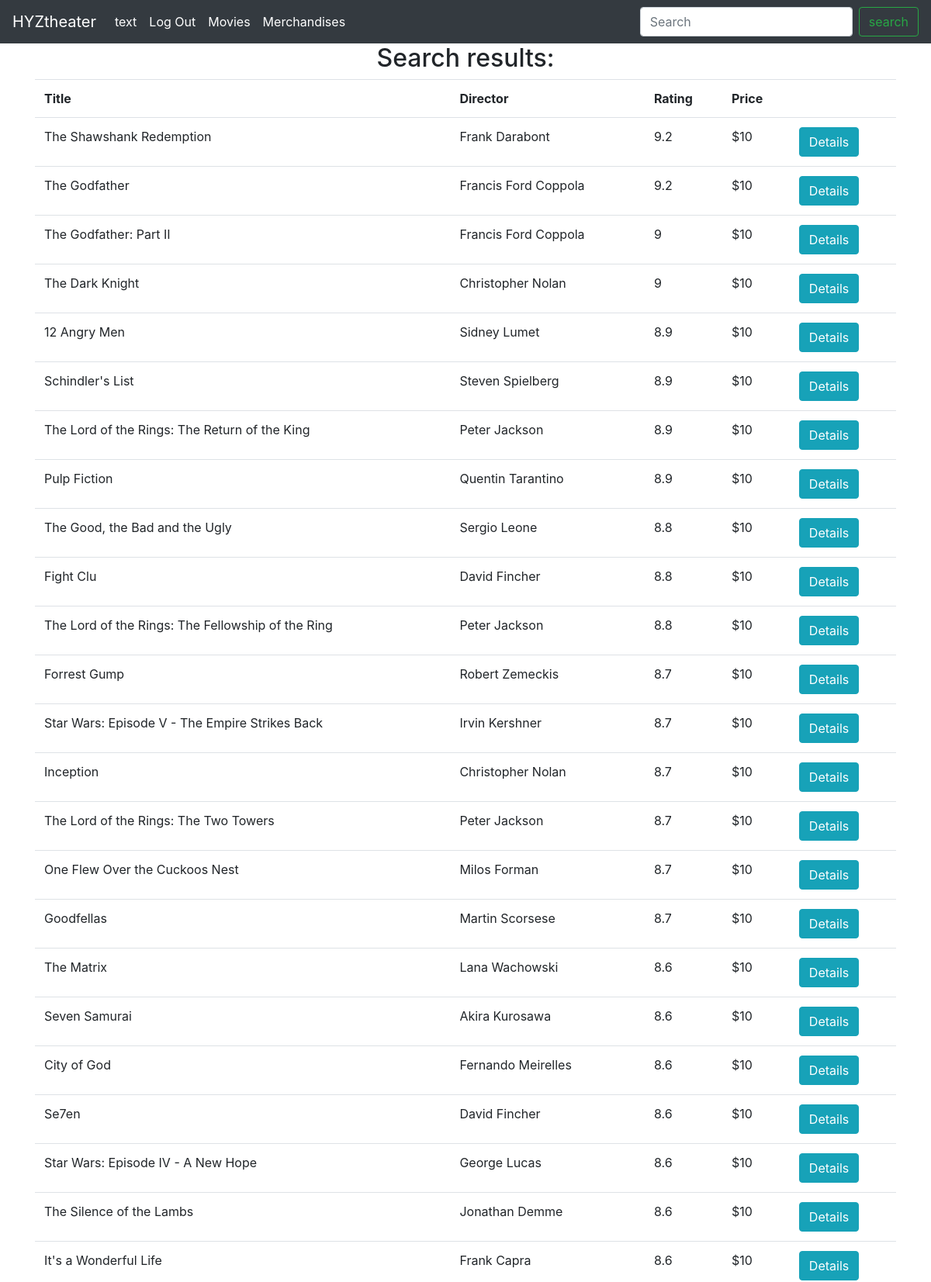
Page /user_signUp_Login/searchMovie.php (signed in, upper part) on the committed database.
### tables this page shows
CREATE TABLE IF NOT EXISTS `movie` (
  `id` int(5) NOT NULL,
  `title` varchar(50) NOT NULL,
  `director` varchar(20) NOT NULL,
  `rating` double NOT NULL,
  `price` double NOT NULL
);

### user_signUp_Login/searchMovie.php (the view, shortened to what this page needs)
<!DOCTYPE html>
<html>
    <head>
        <link rel="stylesheet" href="https://stackpath.bootstrapcdn.com/bootstrap/4.1.3/css/bootstrap.min.css">
        <?php
        $keyword = $_GET['keyword'];
        $sql = "SELECT * FROM movie WHERE title LIKE '%$keyword%'";
        $result = mysql_query($sql);
        ?>
    </head>
    <body>
        <nav class="navbar navbar-expand-lg navbar-dark bg-dark">
            <a class="navbar-brand" href="home.php">HYZtheater</a>
            <div class="collapse navbar-collapse" id="navbarSupportedContent">
                <ul class="navbar-nav mr-auto">
                    <?php
                        if ($_SESSION['status']==true){
                            echo '<li class="nav-item active"><a class="nav-link" href="checkOrder.php">'.$_SESSION['loginUser'].'</a></li>';
                            echo '<li class="nav-item active"><a class="nav-link" href="logoutProcess.php">Log Out</a></li>';
                        }else{
                            echo '<li class="nav-item active"><a class="nav-link" href="login.php">Login</a></li>';
                            echo '<li class="nav-item active"><a class="nav-link" href="signUp.php">Sign Up</a></li>';
                        }
                        echo '<li class="nav-item active"><a class="nav-link" href="movieList.php">Movies</a></li>';
                        echo '<li class="nav-item active"><a class="nav-link" href="merchandiseList.php">Merchandises</a></li>';
                    ?>
                </ul>
                <form class="form-inline my-2 my-lg-0" method="get" action="searchMovie.php">
                    <input class="form-control mr-sm-2" name="keyword" type="search" placeholder="Search" aria-label="Search">
                    <input type="submit" class="btn btn-outline-success my-2 my-sm-0" value="search">
                </form>
            </div>
        </nav>
        <div id="searchDisplay" class="container">
            <h2 class="text-center">Search results: </h2>
            <table class="table">
                <tr>
                    <th>Title</th>
                    <th>Director</th>
                    <th>Rating</th>
                    <th>Price</th>
                    <th></th>
                </tr>
                <?php
                    while($row = mysql_fetch_array($result)){
                ?>
                <tr>
                    <td><?php echo $row['title'] ?></td>
                    <td><?php echo $row['director'] ?></td>
                    <td><?php echo $row['rating'] ?></td>
                    <td><?php echo "$".$row['price'] ?></td>
                    <td>
                        <form method="get" action="movieDetail_Book.php">
                            <input type="submit" class="btn btn-info" value="Details">
                        </form>
                    </td>
                </tr>
                <?php } ?>
            </table>
        </div>
    </body>
</html>

### rows in the picture
movie: title "The Shawshank Redemption", director "Frank Darabont", rating "9.2", price "10"
movie: title "The Godfather", director "Francis Ford Coppola", rating "9.2", price "10"
movie: title "The Godfather: Part II", director "Francis Ford Coppola", rating "9", price "10"
movie: title "The Dark Knight", director "Christopher Nolan", rating "9", price "10"
movie: title "12 Angry Men", director "Sidney Lumet", rating "8.9", price "10"
movie: title "Schindler's List", director "Steven Spielberg", rating "8.9", price "10"
movie: title "The Lord of the Rings: The Return of the King", director "Peter Jackson", rating "8.9", price "10"
movie: title "Pulp Fiction", director "Quentin Tarantino", rating "8.9", price "10"
movie: title "The Good, the Bad and the Ugly", director "Sergio Leone", rating "8.8", price "10"
movie: title "Fight Clu", director "David Fincher", rating "8.8", price "10"
movie: title "The Lord of the Rings: The Fellowship of the Ring", director "Peter Jackson", rating "8.8", price "10"
movie: title "Forrest Gump", director "Robert Zemeckis", rating "8.7", price "10"
movie: title "Star Wars: Episode V - The Empire Strikes Back", director "Irvin Kershner", rating "8.7", price "10"
movie: title "Inception", director "Christopher Nolan", rating "8.7", price "10"
movie: title "The Lord of the Rings: The Two Towers", director "Peter Jackson", rating "8.7", price "10"
movie: title "One Flew Over the Cuckoos Nest", director "Milos Forman", rating "8.7", price "10"
movie: title "Goodfellas", director "Martin Scorsese", rating "8.7", price "10"
movie: title "The Matrix", director "Lana Wachowski", rating "8.6", price "10"
movie: title "Seven Samurai", director "Akira Kurosawa", rating "8.6", price "10"
movie: title "City of God", director "Fernando Meirelles", rating "8.6", price "10"
movie: title "Se7en", director "David Fincher", rating "8.6", price "10"
movie: title "Star Wars: Episode IV - A New Hope", director "George Lucas", rating "8.6", price "10"
movie: title "The Silence of the Lambs", director "Jonathan Demme", rating "8.6", price "10"
movie: title "It's a Wonderful Life", director "Frank Capra", rating "8.6", price "10"

### other values in the picture
$_SESSION['loginUser'] "text"
